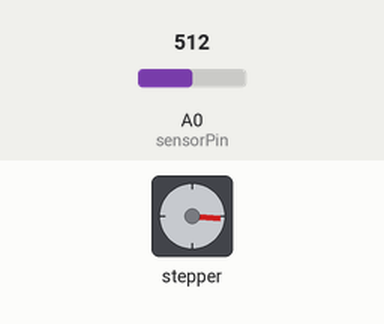
Recording of a sketch running on a simulated Arduino Uno, built with avr-gcc and run on an emulated ATmega328P. Parts: stepper motor. The inputs (shaded band) are chosen by the test bench; at power-on: A0 (sensorPin) = 512. Stepper angles assume 2048 steps per turn.

Above: at 0.45 s.
At 3.0 s:
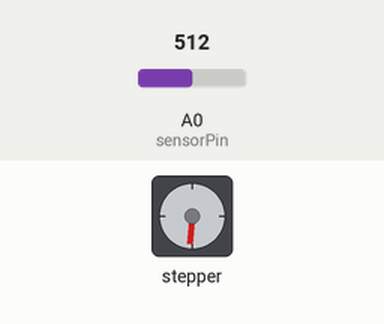
3.1 s: A0 (sensorPin) set to 490
At 4.2 s:
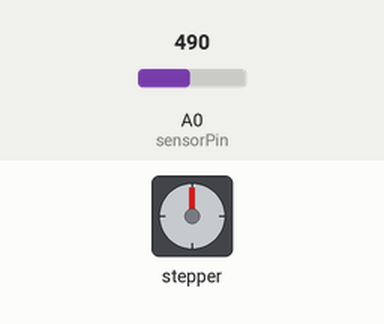
Timing chart, 0 to 61.2 s (numbered marks = the images above; inputs shaded):
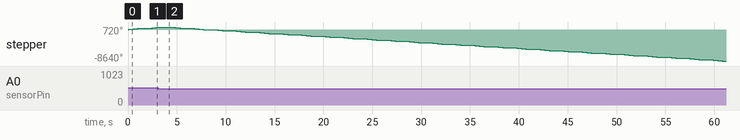

The sketch:

project6.ino
```cpp
#include <Stepper.h>

#define STEPS 2048         // Adım motoru dönme adım sayısı
#define motorPin1 8        // Adım motoru sürücüsünün bağlı olduğu pin 1
#define motorPin2 9        // Adım motoru sürücüsünün bağlı olduğu pin 2
#define motorPin3 10       // Adım motoru sürücüsünün bağlı olduğu pin 3
#define motorPin4 11       // Adım motoru sürücüsünün bağlı olduğu pin 4
#define sensorPin A0       // Işık sensörünün bağlı olduğu analog pin
#define threshold 500      // Perdeyi açmak veya kapatmak için eşik değeri

Stepper myStepper(STEPS, motorPin1, motorPin2, motorPin3, motorPin4);

void setup() {
  pinMode(sensorPin, INPUT);
}

void loop() {
  int lightLevel = analogRead(sensorPin); // Işık seviyesini oku

  if (lightLevel < threshold) {
    // Işık seviyesi eşik değerinin altındaysa, perdeyi kapat
    myStepper.setSpeed(50);  // Motor hızını ayarla (dönüş hızı)
    myStepper.step(-STEPS);  // Adım motorunu geriye döndür
    delay(1000);             // Kısa bir bekleme süresi ekle
  } else {
    // Işık seviyesi eşik değerinin üstündeyse, perdeyi aç
    myStepper.setSpeed(50);  // Motor hızını ayarla (dönüş hızı)
    myStepper.step(STEPS);   // Adım motorunu ileri döndür
    delay(1000);             // Kısa bir bekleme süresi ekle
  }
}
```
